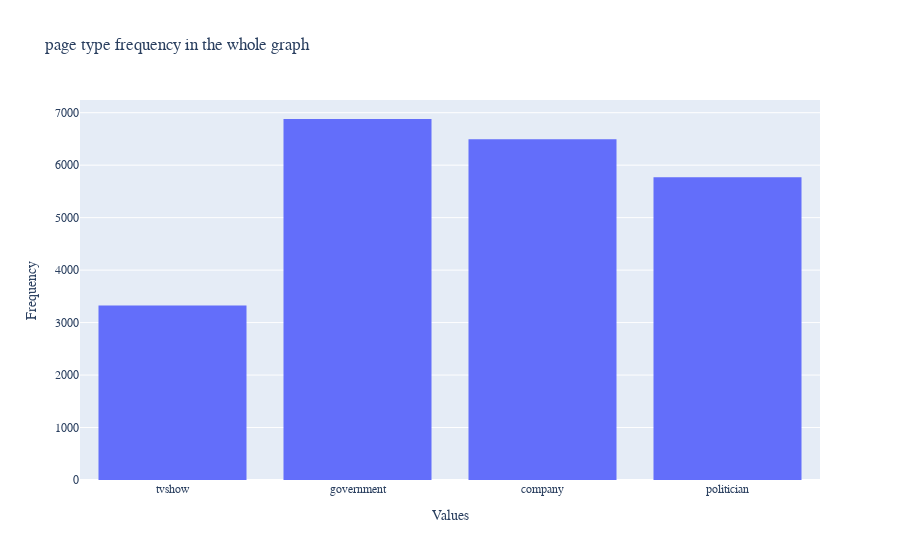

The notebook cell this image was saved under:
### Code cell
utils.plot(nodes,'page_type','page type frequency in the whole graph')

### Figure 1 — Plotly figure (JSON) as saved in the notebook; plotly's stock layout.template omitted (floating-point values rounded to 4 significant figures; data arrays with more than 128 entries replaced by an {"elided": "..."} marker saying what was removed)
{"data": [{"nbinsx": 500, "type": "histogram", "x": {"elided": "22470 str values"}}], "layout": {"font": {"family": "Arial", "size": 12}, "title": {"text": "page type frequency in the whole graph"}, "xaxis": {"title": {"text": "Values"}}, "yaxis": {"title": {"text": "Frequency"}}}}
